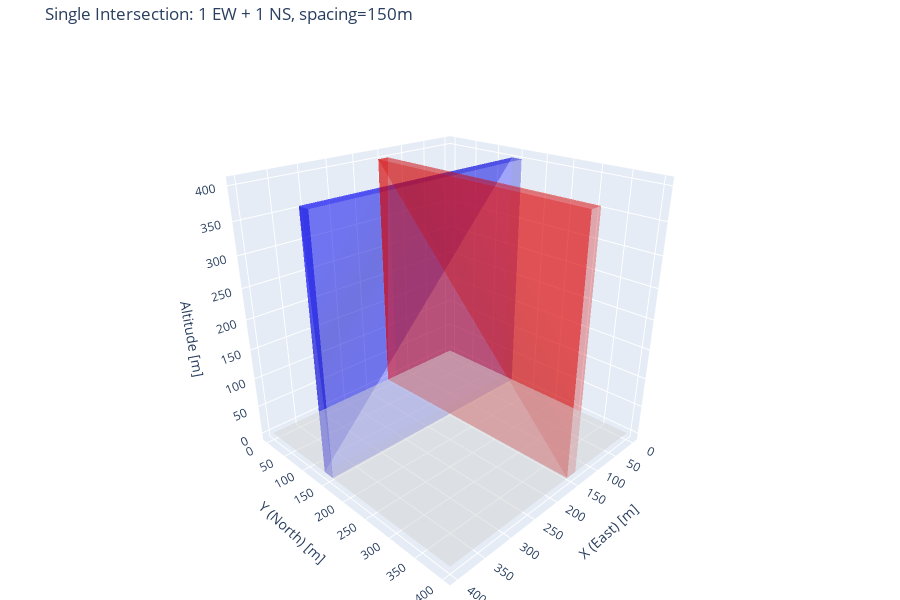

Notebook cell for this chart:
### Markdown cell above
## Example 2: Single Intersection

1 EW and 1 NS corridor - shows how few corridors cluster near the origin.

### Code cell
corridors = generate_corridors(num_ew=1, num_ns=1, spacing="150", seed=42)
for c in corridors:
    print(json.dumps(c))

fig = visualize_corridors(corridors, title="Single Intersection: 1 EW + 1 NS, spacing=150m")
fig.show()

### Figure 1 — Plotly figure (JSON) as saved in the notebook; plotly's stock layout.template omitted (floating-point values rounded to 4 significant figures)
{"data": [{"color": "blue", "hovertemplate": "ID: 0<br>Direction: EW<br>Center: 150.0m<br>Width: 20.0m<br>Altitude: 0-400m<extra></extra>", "i": [0, 0, 4, 4, 0, 1, 0, 3, 1, 2, 4, 5], "j": [1, 2, 5, 6, 1, 5, 3, 7, 2, 6, 5, 6], "k": [2, 3, 6, 7, 4, 4, 4, 4, 5, 5, 1, 2], "name": "EW corridor 0", "opacity": 0.3, "type": "mesh3d", "x": [0, 400, 400, 0, 0, 400, 400, 0], "y": [140, 140, 160, 160, 140, 140, 160, 160], "z": [0, 0, 0, 0, 400, 400, 400, 400]}, {"color": "red", "hovertemplate": "ID: 1<br>Direction: NS<br>Center: 150.0m<br>Width: 20.0m<br>Altitude: 0-400m<extra></extra>", "i": [0, 0, 4, 4, 0, 1, 0, 3, 1, 2, 4, 5], "j": [1, 2, 5, 6, 1, 5, 3, 7, 2, 6, 5, 6], "k": [2, 3, 6, 7, 4, 4, 4, 4, 5, 5, 1, 2], "name": "NS corridor 1", "opacity": 0.3, "type": "mesh3d", "x": [140, 160, 160, 140, 140, 160, 160, 140], "y": [0, 0, 400, 400, 0, 0, 400, 400], "z": [0, 0, 0, 0, 400, 400, 400, 400]}, {"color": "lightgray", "hoverinfo": "skip", "i": [0, 0], "j": [1, 2], "k": [2, 3], "name": "Ground", "opacity": 0.5, "type": "mesh3d", "x": [0, 400, 400, 0], "y": [0, 0, 400, 400], "z": [0, 0, 0, 0]}], "layout": {"height": 600, "legend": {"x": 0.01, "xanchor": "left", "y": 0.99, "yanchor": "top"}, "margin": {"b": 0, "l": 0, "r": 0, "t": 40}, "scene": {"aspectmode": "data", "camera": {"eye": {"x": 1.5, "y": 1.5, "z": 1}}, "xaxis": {"title": {"text": "X (East) [m]"}}, "yaxis": {"title": {"text": "Y (North) [m]"}}, "zaxis": {"title": {"text": "Altitude [m]"}}}, "title": {"text": "Single Intersection: 1 EW + 1 NS, spacing=150m"}}}
